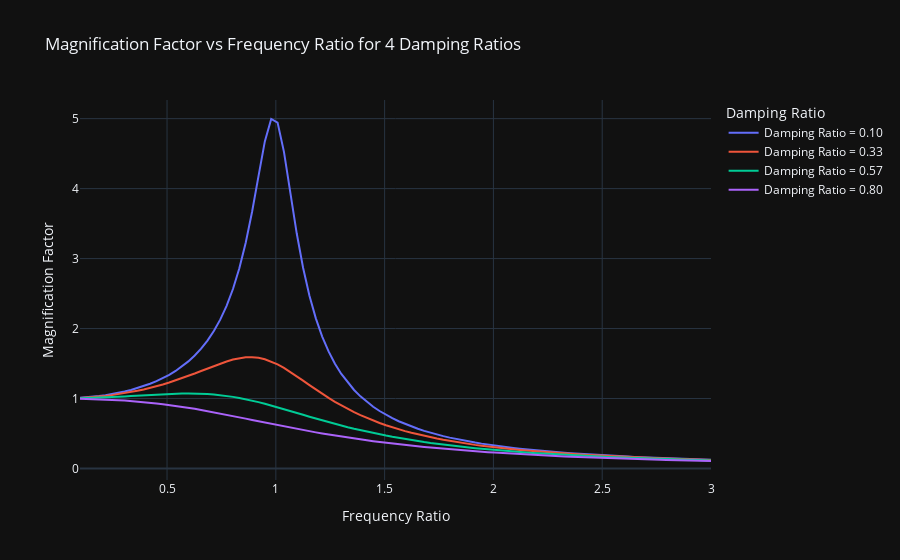

The notebook cell this image was saved under:
### Code cell
frequency_ratio = np.linspace(0.1, 3, 100)  # range of frequency ratios; 0.1 to 3 with 100 points
num_damping_ratios = 4 # number of damping ratios to plot
damping_ratios = np.linspace(0.1, 0.8, num_damping_ratios) # range of damping ratios; 0.1 to 0.8 with num_damping_ratios points


fig = go.Figure() # create a new figure; use go.FigureWidget() to create an interactive figure

# Plotting for each damping ratio
for damping_ratio in damping_ratios:
    # Magnification factor
    mag_factor = 1 / np.sqrt((1 - frequency_ratio**2)**2 + (2 * damping_ratio * frequency_ratio)**2) 
    fig.add_trace(go.Scatter(x=frequency_ratio, y=mag_factor, mode='lines', name=f'Damping Ratio = {damping_ratio:.2f}')) # plot magnification factor vs frequency ratio

# Layout settings
fig.update_layout(
    title=f'Magnification Factor vs Frequency Ratio for {num_damping_ratios} Damping Ratios',
    xaxis_title='Frequency Ratio',
    yaxis_title='Magnification Factor',
    legend=dict(title='Damping Ratio'),
    template='plotly_dark',  # Use a dark theme for a cooler appearance
)

# Show the interactive plot
fig.show()
